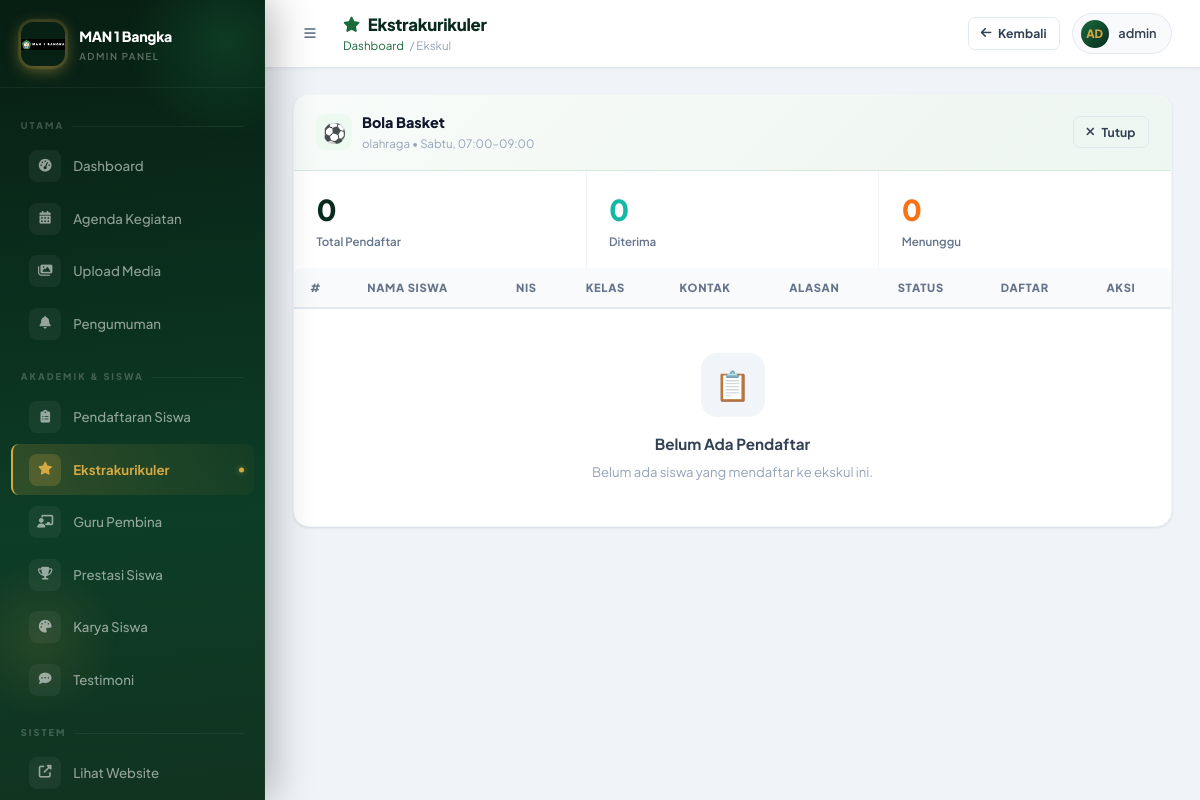
/admin/ekskul.php?view=3 (signed in), run on the app's committed database.
### tables this page shows
CREATE TABLE `ekstrakurikuler` (
  `id` int NOT NULL,
  `nama` varchar(255) NOT NULL,
  `deskripsi` text,
  `kategori` enum('olahraga','seni','akademik','keagamaan','teknologi','lainnya') DEFAULT 'lainnya',
  `jadwal` varchar(255) DEFAULT NULL,
  `tempat` varchar(255) DEFAULT NULL,
  `pembina_id` int DEFAULT NULL,
  `kuota` int DEFAULT NULL,
  `created_at` timestamp NULL DEFAULT CURRENT_TIMESTAMP
);

### admin/ekskul.php (the view, shortened to what this page needs)
<?php
require '../php/config.php'; ?>
<?php
$edit = null;
$viewEkskul = null;
$pendaftar = [];
if (isset($_GET['view'])) {
  $s = $pdo->prepare("SELECT e.*,k.nama as nama_pembina FROM ekstrakurikuler e LEFT JOIN kontak_pembina k ON e.pembina_id=k.id WHERE e.id=?");
  $s->execute([(int)$_GET['view']]);
  $viewEkskul = $s->fetch(PDO::FETCH_ASSOC);
  if ($viewEkskul) {
    $pendaftar = $pdo->prepare("SELECT * FROM pendaftaran_ekskul WHERE ekstrakurikuler_id=? ORDER BY created_at DESC");
    $pendaftar->execute([(int)$_GET['view']]);
    $pendaftar = $pendaftar->fetchAll(PDO::FETCH_ASSOC);
  }
}
$isEdit = !!$edit;
$catIcon = ['olahraga' => '⚽', 'seni' => '🎨', 'akademik' => '📚', 'keagamaan' => '🕌', 'teknologi' => '💻', 'lainnya' => '🌟'];
?>
<!DOCTYPE html>
<html lang="id">
<head>
  <link rel="stylesheet" href="https://cdnjs.cloudflare.com/ajax/libs/font-awesome/6.4.0/css/all.min.css" />
  <link rel="stylesheet" href="assets/admin.css" />
</head>
<body>
  <?php include 'sidebar.php'; ?>
  <main class="admin-main">
    <header class="admin-topbar">
      <div class="topbar-left">
        <button id="sidebarToggle" class="btn btn-ghost btn-icon"><i class="fas fa-bars"></i></button>
        <div>
          <div class="topbar-title"><i class="fas fa-star"></i> Ekstrakurikuler</div>
          <div class="topbar-breadcrumb"><a href="index.php">Dashboard</a> / Ekskul</div>
        </div>
      </div>
      <div class="topbar-right">
        <?php if ($isEdit || $viewEkskul): ?>
          <a href="ekskul.php" class="btn btn-outline btn-sm"><i class="fas fa-arrow-left"></i> Kembali</a>
        <?php endif; ?>
        <div class="topbar-admin">
          <div class="topbar-admin-avatar"><?= strtoupper(substr(ADMIN_USER, 0, 2)) ?></div><?= htmlspecialchars(ADMIN_USER) ?>
        </div>
      </div>
    </header>
    <div class="page-content">
      <?php if ($viewEkskul): ?>
        <div class="admin-card anim-fade-up">
          <div class="card-header">
            <div class="card-header-left">
              <div class="card-header-icon" style="font-size:1.2rem;background:var(--primary-light);">
                <?= $catIcon[$viewEkskul['kategori']] ?? '⭐' ?>
              </div>
              <div>
                <div class="card-header-title"><?= htmlspecialchars($viewEkskul['nama']) ?></div>
                <div class="card-header-sub">
                  <?= htmlspecialchars($viewEkskul['kategori']) ?>
                  <?php if ($viewEkskul['jadwal']): ?>&bull; <?= htmlspecialchars($viewEkskul['jadwal']) ?><?php endif; ?>
                </div>
              </div>
            </div>
            <a href="ekskul.php" class="btn btn-outline btn-sm"><i class="fas fa-times"></i> Tutup</a>
          </div>
          <div style="display:grid;grid-template-columns:repeat(3,1fr);gap:1px;background:var(--gray-100);">
            <?php
            $total = count($pendaftar);
            $diterima = count(array_filter($pendaftar, fn($p) => $p['status'] === 'diterima'));
            $menunggu = count(array_filter($pendaftar, fn($p) => $p['status'] === 'menunggu'));
            foreach (
              [
                ['label' => 'Total Pendaftar', 'val' => $total, 'color' => 'var(--primary)', 'bg' => 'var(--primary-light)'],
                ['label' => 'Diterima', 'val' => $diterima, 'color' => 'var(--teal)', 'bg' => 'var(--teal-bg)'],
                ['label' => 'Menunggu', 'val' => $menunggu, 'color' => 'var(--orange)', 'bg' => 'var(--orange-bg)'],
              ] as $s
            ): ?>
              <div style="padding:1.1rem 1.4rem;background:var(--white);">
                <div style="font-size:1.8rem;font-weight:800;color:<?= $s['color'] ?>;"><?= $s['val'] ?></div>
                <div style="font-size:.72rem;font-weight:600;color:var(--gray-500);margin-top:.1rem;"><?= $s['label'] ?></div>
              </div>
            <?php endforeach; ?>
          </div>
          <div class="table-wrap">
            <table class="admin-table">
              <thead>
                <tr>
                  <th>#</th>
                  <th>Nama Siswa</th>
                  <th>NIS</th>
                  <th>Kelas</th>
                  <th>Kontak</th>
                  <th>Alasan</th>
                  <th>Status</th>
                  <th>Daftar</th>
                  <th>Aksi</th>
                </tr>
              </thead>
              <tbody>
                <?php if ($pendaftar): $no = 0;
                  foreach ($pendaftar as $p): $no++; ?>
                    <tr>
                      <td style="color:var(--gray-400);font-size:.75rem;"><?= $no ?></td>
                      <td>
                        <div style="font-weight:700;"><?= htmlspecialchars($p['nama_siswa']) ?></div>
                      </td>
                      <td style="font-family:monospace;font-size:.78rem;"><?= htmlspecialchars($p['nis']) ?></td>
                      <td><?= htmlspecialchars($p['kelas']) ?></td>
                      <td style="font-size:.75rem;">
                        <?php if ($p['no_hp']): ?><div><i class="fas fa-phone" style="width:12px;color:var(--gray-400);"></i> <?= htmlspecialchars($p['no_hp']) ?></div><?php endif; ?>
                        <?php if ($p['email']): ?><div><i class="fas fa-envelope" style="width:12px;color:var(--gray-400);"></i> <?= htmlspecialchars($p['email']) ?></div><?php endif; ?>
                      </td>
                      <td style="max-width:160px;">
                        <?php if ($p['alasan']): ?>
                          <div style="font-size:.75rem;color:var(--gray-600);overflow:hidden;display:-webkit-box;-webkit-line-clamp:2;-webkit-box-orient:vertical;"><?= htmlspecialchars($p['alasan']) ?></div>
                        <?php else: ?><span style="color:var(--gray-300);font-size:.75rem;">—</span><?php endif; ?>
                      </td>
                      <td>
                        <form method="POST" style="display:inline;" autocomplete="off">
              <?= csrfField() ?>
                          <input type="hidden" name="action" value="update_pendaftar" />
                          <input type="hidden" name="pendaftar_id" value="<?= $p['id'] ?>" />
                          <input type="hidden" name="view" value="<?= (int)$_GET['view'] ?>" />
                          <select name="status" onchange="this.form.submit()" style="width:auto;font-size:.75rem;padding:.3rem .5rem;font-weight:600;border-radius:6px;cursor:pointer;" class="status-<?= htmlspecialchars($p['status']) ?>">
                            <option value="menunggu" <?= $p['status'] === 'menunggu' ? 'selected' : '' ?>>⏳ Menunggu</option>
                            <option value="diterima" <?= $p['status'] === 'diterima' ? 'selected' : '' ?>>✅ Diterima</option>
                            <option value="ditolak" <?= $p['status'] === 'ditolak' ? 'selected' : '' ?>>❌ Ditolak</option>
                          </select>
                        </form>
                      </td>
                      <td style="font-size:.72rem;color:var(--gray-400);"><?= date('d/m/y', strtotime($p['created_at'])) ?></td>
                      <td>
                        <form method="POST" style="display:inline;" onsubmit="return confirm('Hapus pendaftar ini?')" autocomplete="off">
              <?= csrfField() ?>
                          <input type="hidden" name="action" value="hapus_pendaftar" />
                          <input type="hidden" name="pendaftar_id" value="<?= $p['id'] ?>" />
                          <button type="submit" class="btn btn-ghost btn-icon btn-xs" style="color:var(--red);"><i class="fas fa-trash"></i></button>
                        </form>
                      </td>
                    </tr>
                  <?php endforeach;
                else: ?>
                  <tr>
                    <td colspan="9">
                      <div class="empty-state" style="padding:2rem;">
                        <div class="empty-state-icon">📋</div>
                        <h4>Belum Ada Pendaftar</h4>
                        <p>Belum ada siswa yang mendaftar ke ekskul ini.</p>
                      </div>
                    </td>
                  </tr>
                <?php endif; ?>
              </tbody>
            </table>
          </div>
        </div>
      <?php endif; ?>
    </div>
  </main>
</body>
</html>

### data on the page
ekstrakurikuler: kategori "⚽", nama "Bola Basket", kategori "olahraga", jadwal "Sabtu, 07:00–09:00"

### other printed values
$label "Dashboard Agenda Kegiatan Upload Media Pengumuman Pendaftaran Siswa Ekstrakurikuler Guru Pembina Prestasi Siswa Karya Siswa Testimoni"
substr(ADMIN_USER, 0, 2) "AD"
ADMIN_USER "admin"
$s['val'] "0"
$s['label'] "Total Pendaftar"
$s['label'] "Diterima"
$s['label'] "Menunggu"
